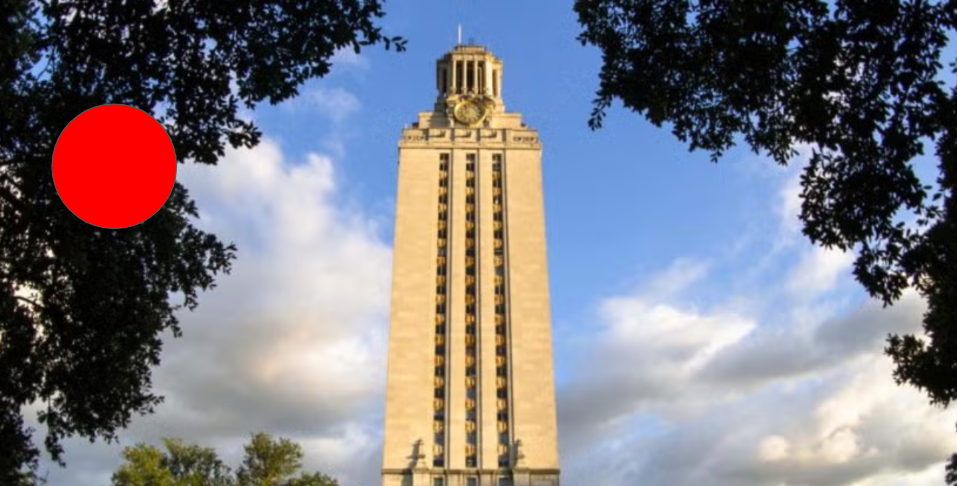
#> input picture tower_with_circle.png, 957 x 486 px, given in place of the camera
$ python task2.py
#> lines starting #> are read from the running program, lines starting #| are printed output that depends on the picture; after the words box and inside, x2 and y2 are one past the last pixel; in counts of white or black regions, pixels touching at a corner belong together
import cv2
import numpy as np

START_SIZE = 0
MARGIN = 100

# Read the image
cap = cv2.VideoCapture(0)

while True:
    ret, image = cap.read()
#> image is the input picture: shape (486, 957, 3); mean B, G, R 130.3, 121.7, 123.8
    if not ret:
        print("Failed to grab frame")
        break

    # convert to hsv
    hsv = cv2.cvtColor(image, cv2.COLOR_BGR2HSV)
#> hsv: shape (486, 957, 3); mean H, S, V 76.3, 86.8, 150.5

    # define ranges for red color
    lower_red1 = np.array([0, 100, 100])
    upper_red1 = np.array([10, 255, 255])
    lower_red2 = np.array([160, 100, 100])
    upper_red2 = np.array([180, 255, 255])

    # create masks
    mask1 = cv2.inRange(hsv, lower_red1, upper_red1)
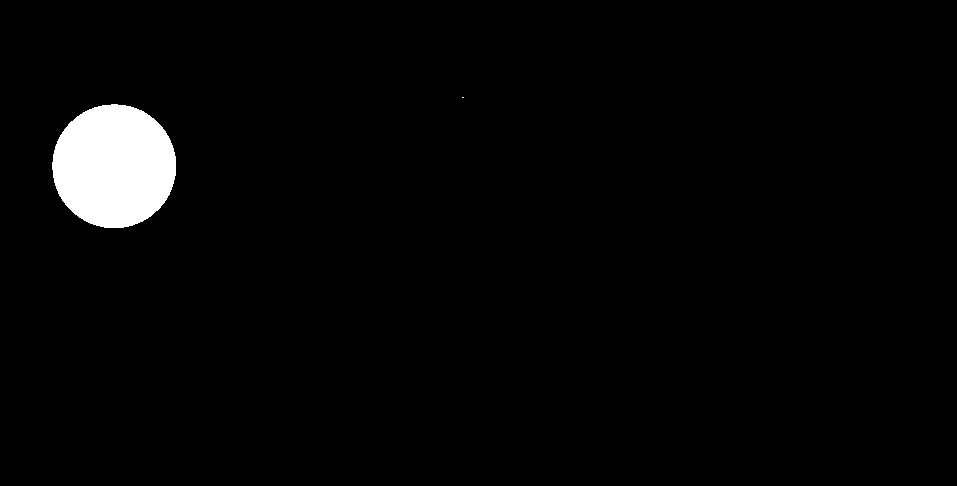
#> mask1: shape (486, 957); 2.6% white; 2 white regions (1 under 20 px), largest, box (x1, y1, x2, y2) and area: (52, 104, 176, 228) 12071
    mask2 = cv2.inRange(hsv, lower_red2, upper_red2)
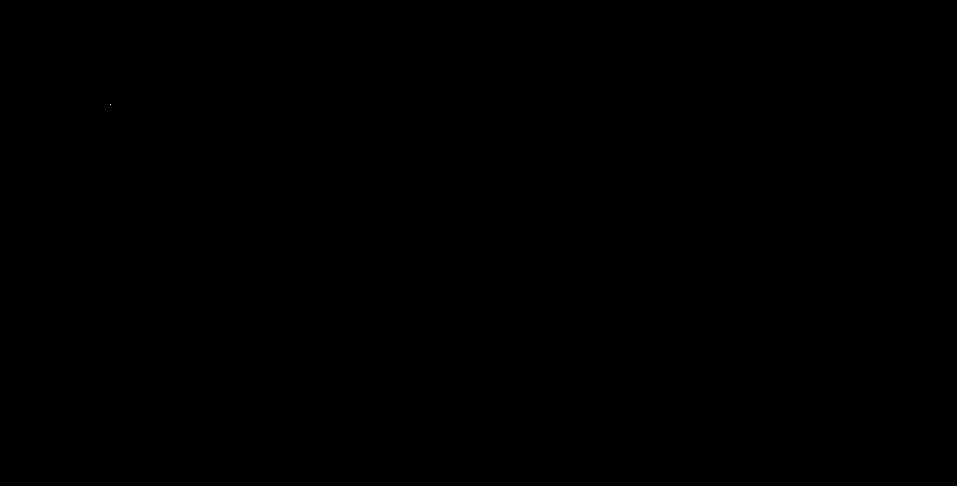
#> mask2: shape (486, 957); 0% white in thin lines or dots, all inside (x1, y1, x2, y2) = (110, 104, 111, 105)
    mask = cv2.add(mask1, mask2)
#> mask: shape (486, 957); 2.6% white; 2 white regions (1 under 20 px)

    # determine contours
    contours, _ = cv2.findContours(
        mask, cv2.RETR_EXTERNAL, cv2.CHAIN_APPROX_SIMPLE)
#> contours = 2 contours, 1 with area under 20; largest, box (x1, y1, x2, y2) and area: (52, 104, 176, 228) 11896

    if contours:
        # find the largest contour for the red circle
        largest_contour = max(contours, key=cv2.contourArea)
#> largest_contour = contour of 172 points, box (x1, y1, x2, y2) (52, 104, 176, 228), area 11896

        # get bounding box coordinates
        x, y, w, h = cv2.boundingRect(largest_contour)
#> x = 52; y = 104; w = 124; h = 124
        # print(f"x is {x}, y is {y}, w is {w}, h is {h}")
        print(START_SIZE)
        print(f"width is {w}, height is {h}")
#| width is 124, height is 124

        # update start size on first iteration only
        if (START_SIZE == 0):
            START_SIZE = max(w, h)
#> START_SIZE = 124

        # draw bounding box
        cv2.rectangle(image, (x, y), (x + w, y + h), (0, 255, 0), 2)

        # find bounding box center
        center_x = x + w // 2
#> center_x = 114
        center_y = y + h // 2
#> center_y = 166

        # find image center
        img_center_x = image.shape[1] // 2
#> img_center_x = 478
        img_center_y = image.shape[0] // 2
#> img_center_y = 243

        # find position relative to center
        rel_x = center_x - img_center_x
#> rel_x = -364
        rel_y = center_y - img_center_y
#> rel_y = -77

        # determine which direction to display
        dir_text = ""
        if (abs(rel_x) > abs(rel_y)):
            dir_text = "right" if rel_x > 0 else "left"
#> dir_text = 'left'
        else:
            dir_text = "down" if rel_y > 0 else "up"

        if (w < START_SIZE - MARGIN and h < START_SIZE - MARGIN):
            dir_text = "back"
        elif (w > START_SIZE + MARGIN and h > START_SIZE + MARGIN):
            dir_text = "front"

        # draw an X at the center
        size = 10
        thickness = 3
        cv2.line(image, (center_x - size, center_y - size),
                (center_x + size, center_y + size), (0, 255, 255), thickness)
#> image: shape (486, 957, 3); mean B, G, R 130.2, 122.4, 123.7
        cv2.line(image, (center_x - size, center_y + size),
                (center_x + size, center_y - size), (0, 255, 255), thickness)
#> image: shape (486, 957, 3); mean B, G, R 130.2, 122.5, 123.7

        # add direction text to bottom right
        text = dir_text
#> text = 'left'
        text_size = cv2.getTextSize(text, cv2.FONT_HERSHEY_SIMPLEX, 0.7, 2)[0]
#> text_size = (37, 16)
        text_x = image.shape[1] - text_size[0] - 10
#> text_x = 910
        text_y = image.shape[0] - 20
#> text_y = 466

        # add white bg for text
        cv2.rectangle(image,
                    (text_x - 5, text_y - text_size[1] - 5),
                    (text_x + text_size[0] + 5, text_y + 5),
                    (255, 255, 255),
                    -1)

        # add text
        cv2.putText(image, text, (text_x, text_y),
                    cv2.FONT_HERSHEY_SIMPLEX, 0.7, (0, 0, 0), 2)
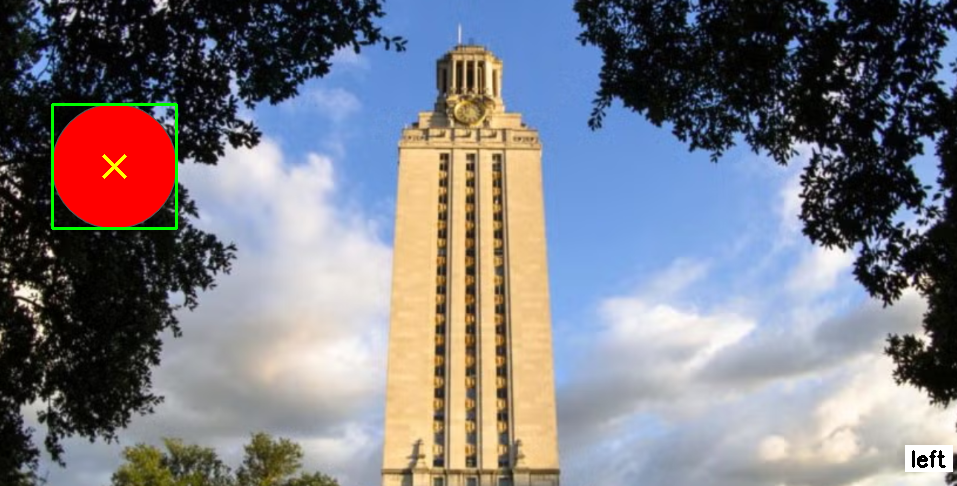
#> image: shape (486, 957, 3); mean B, G, R 130.3, 122.5, 123.7

    cv2.imshow('Detected Red Circle', image)
    if cv2.waitKey(1) & 0xFF == ord('q'):
#> (key q is pressed here)
        break

cap.release()
cv2.destroyAllWindows()
